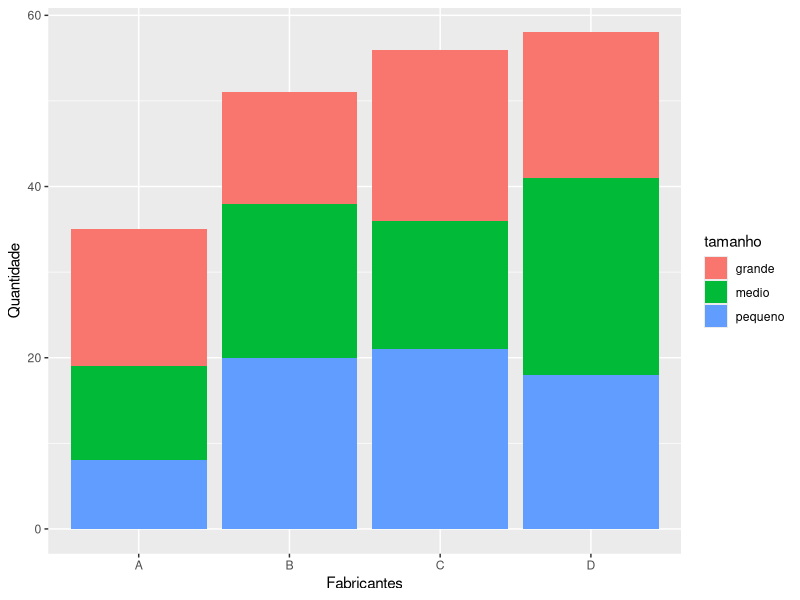
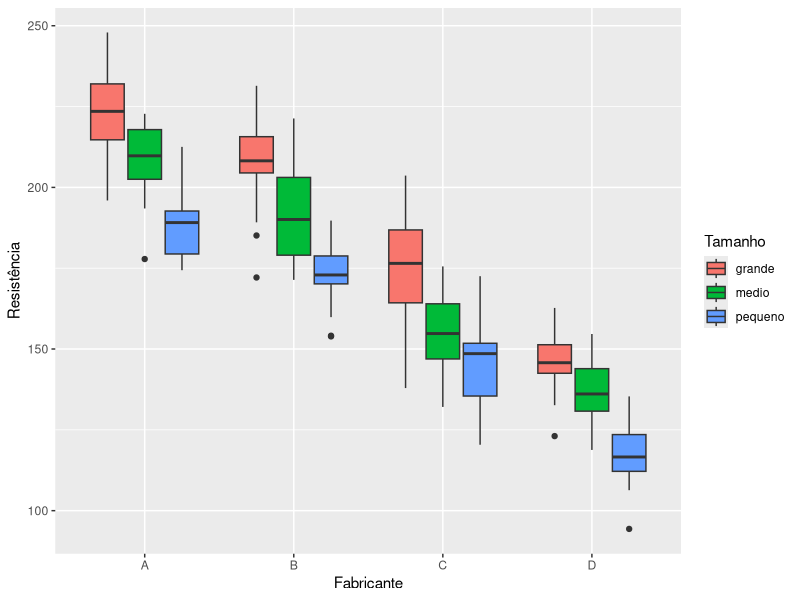
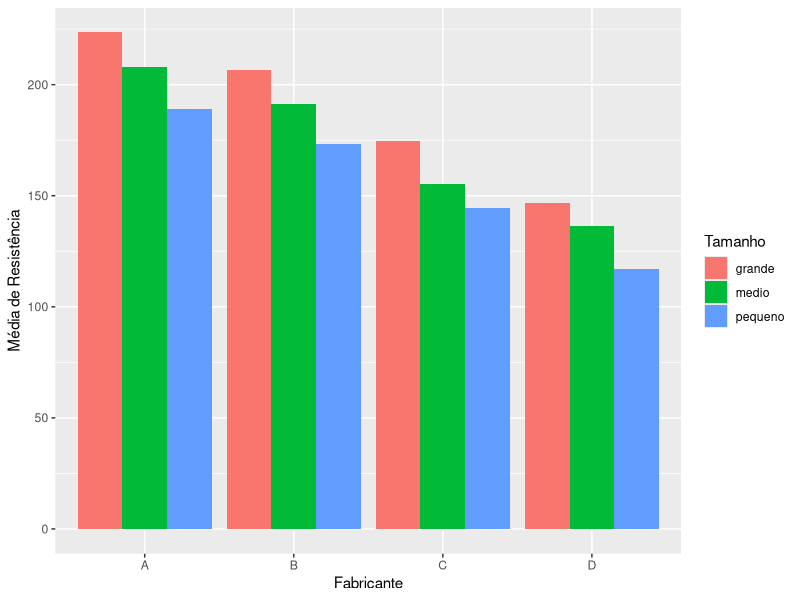
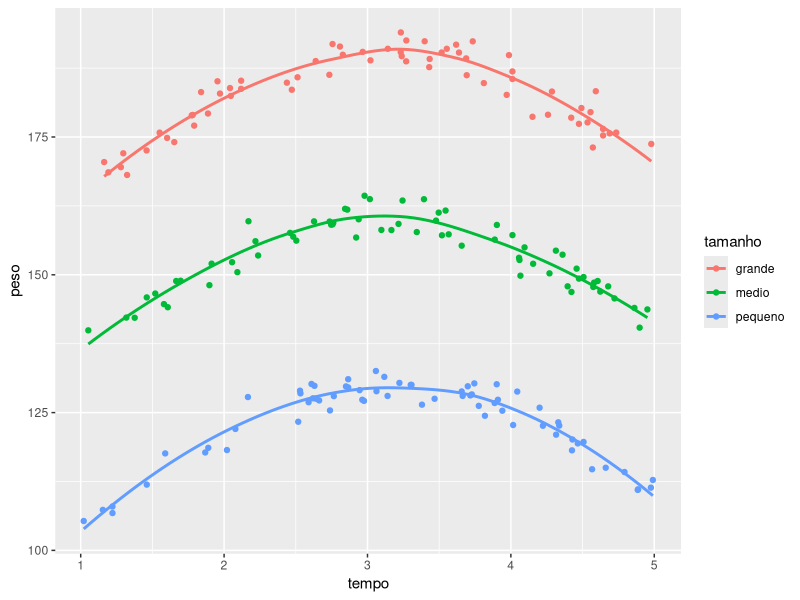
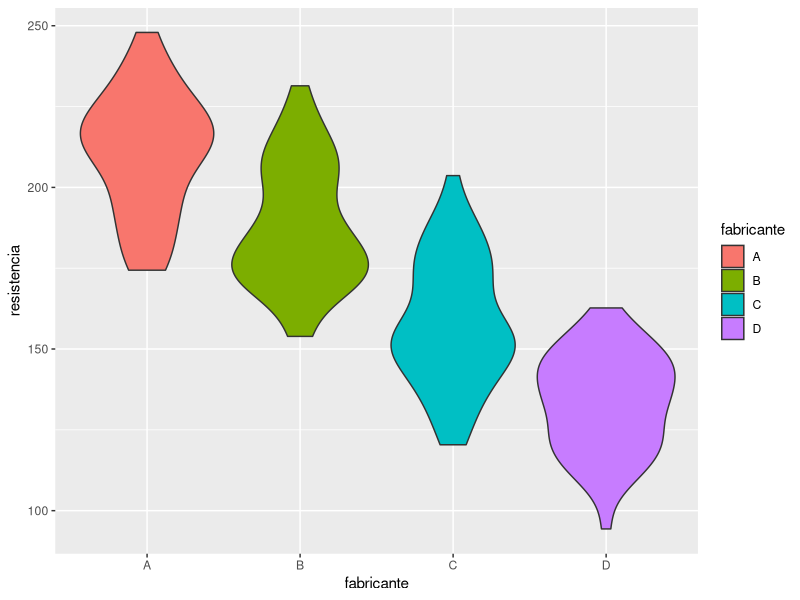

These charts were generated, in order, by the following R code:
#carregando a base de dados
dados=read.csv('dados1.csv', sep = ',',dec='.',header = T)

#instalando a biblioteca
install.packages("ggplot2")
#abrindo a biblioteca
library(ggplot2)

####ex1####
# Criando o gráfico de barras agrupadas
ggplot(dados,aes(x=fabricante,fill=tamanho))+geom_bar()+labs(x= 'Fabricantes',y= 'Quantidade')

####ex2####
# Criando o gráfico de boxplot
ggplot(dados,aes(y=resistencia,x=fabricante,fill=tamanho))+geom_boxplot()+labs(x = "Fabricante", y = "Resistência", fill = "Tamanho")

####ex3####

# Calculando as médias das resistências por fabricante e tamanho
medias <- aggregate(resistencia ~ fabricante + tamanho, data = dados, mean)
# Criando o gráfico de barras agrupadas
ggplot(medias, aes(x = fabricante, y = resistencia, fill = tamanho)) +geom_bar(stat = "identity", position = position_dodge()) +labs(x = "Fabricante", y = "Média de Resistência", fill = "Tamanho") 

####ex4####
#Criando gráfico de dispersão
ggplot(dados,aes(x=tempo,y=peso,color=tamanho))+geom_point()+geom_smooth(se = F)

####ex5####
#Criando gráfico de violino
ggplot(dados,aes(fabricante,resistencia,fill=fabricante))+geom_violin()
